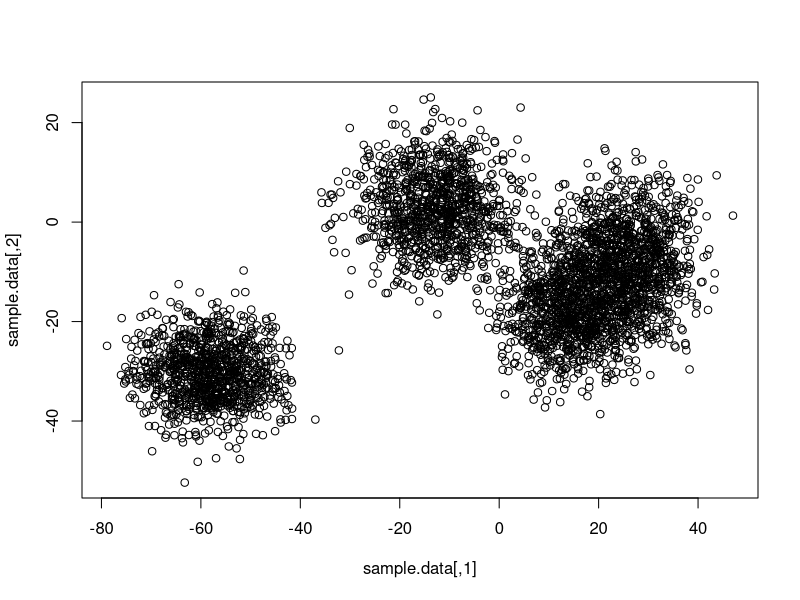
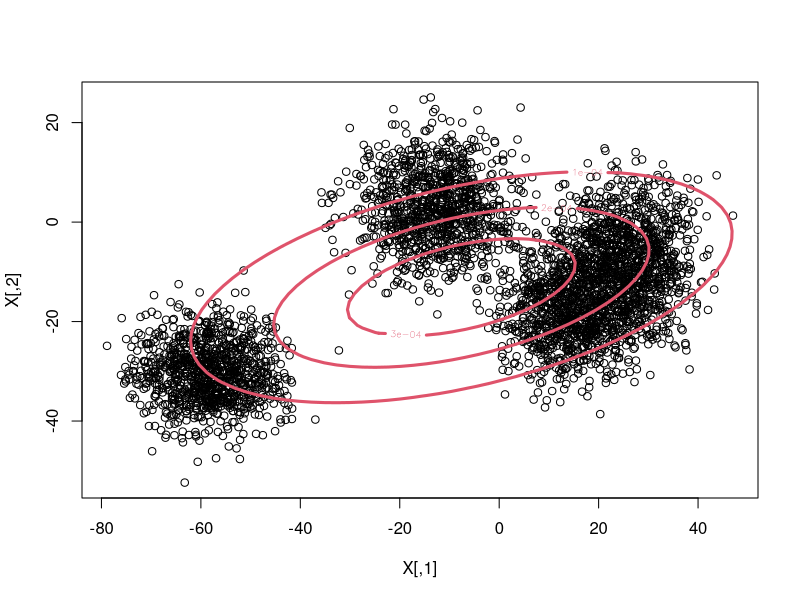
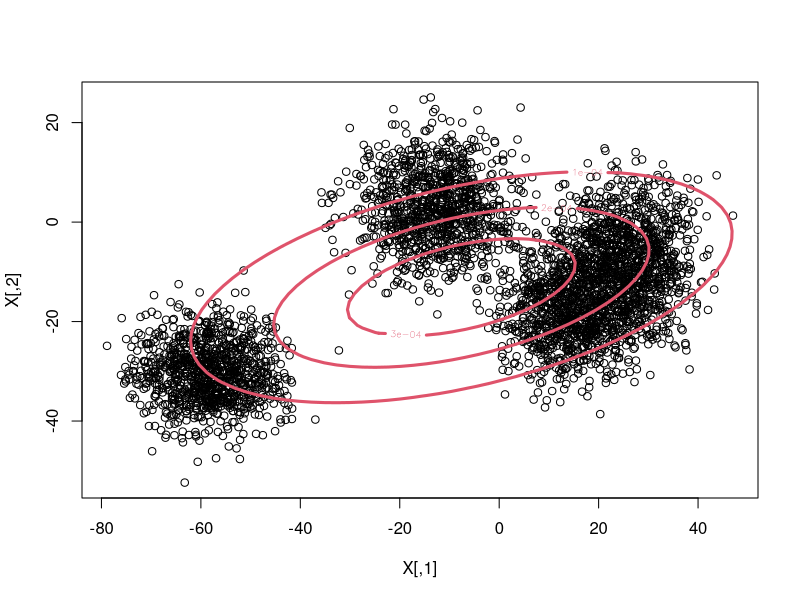
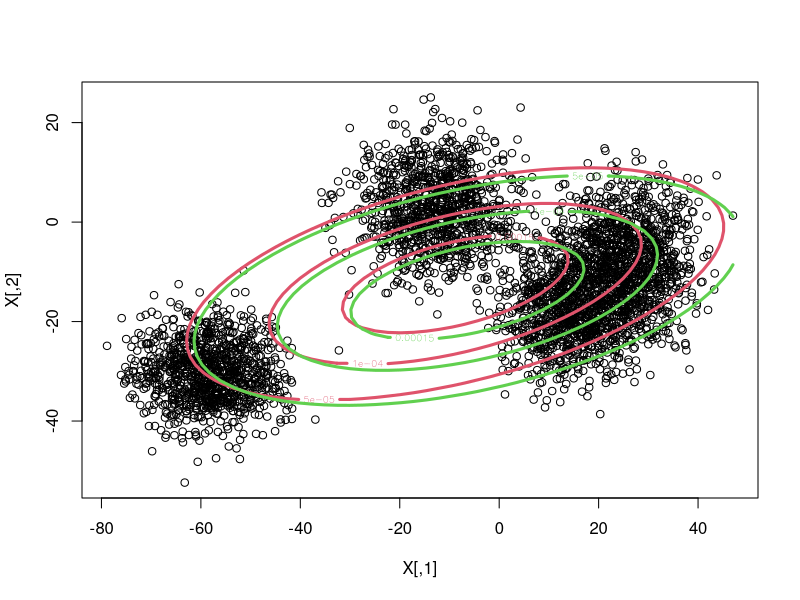
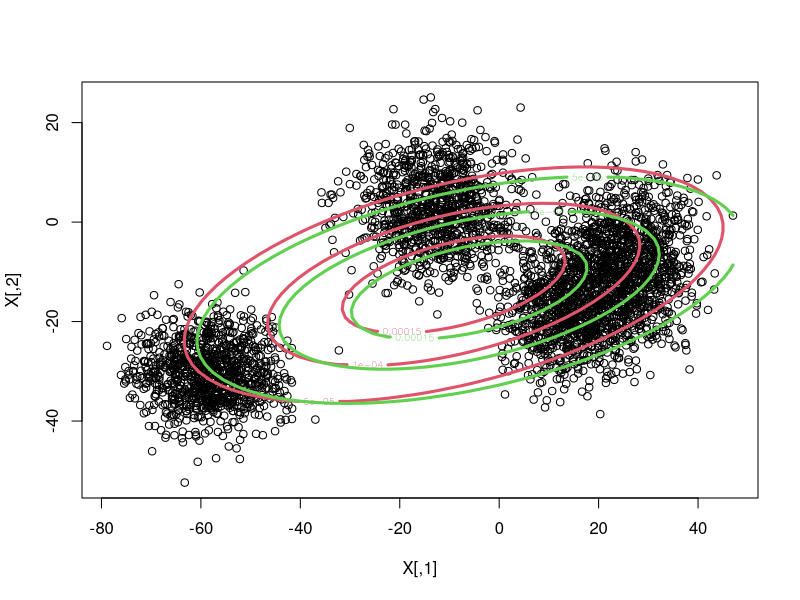
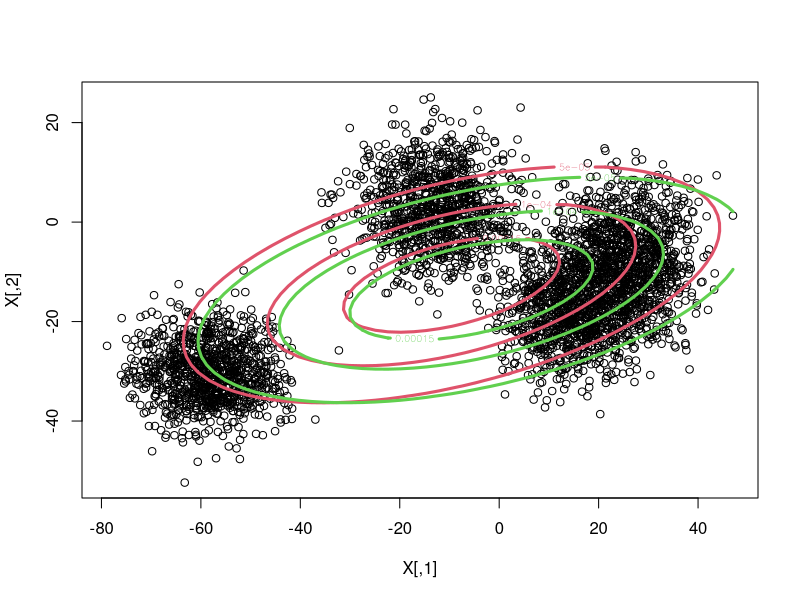
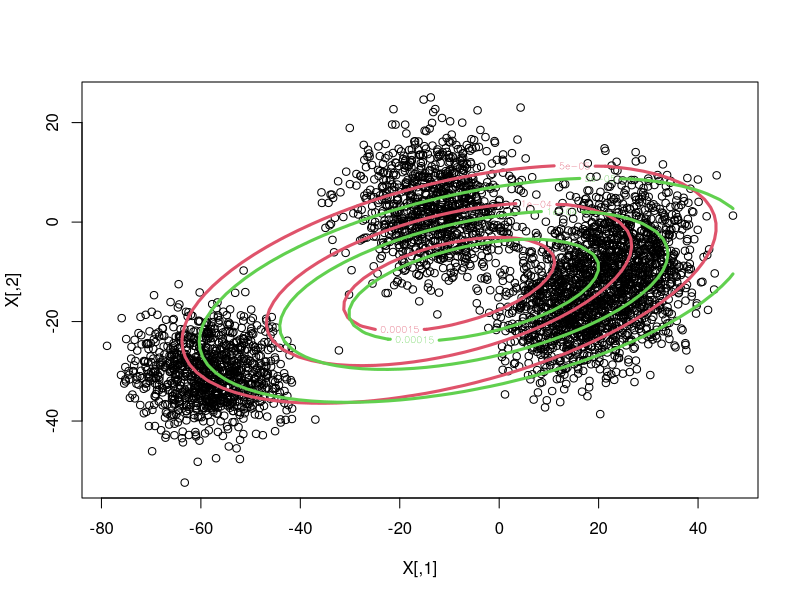
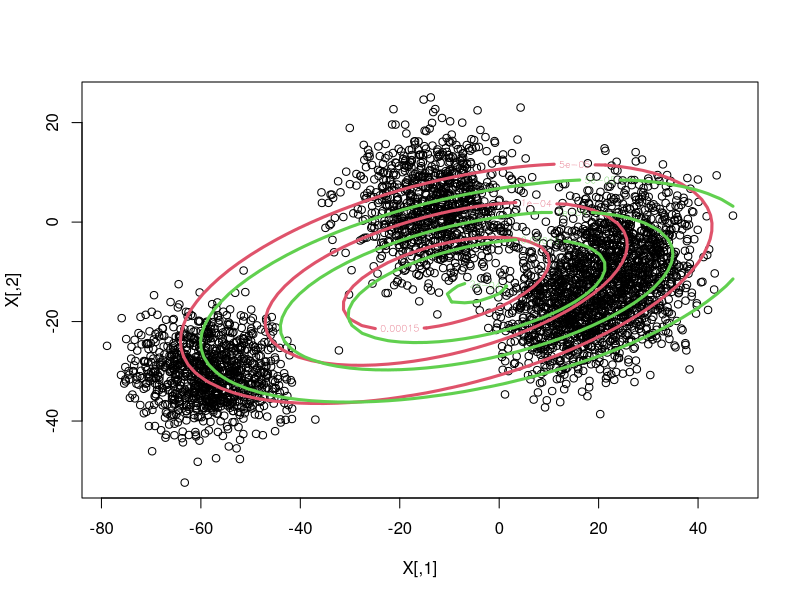

R code for these plots, in order: (Note: a time limit stopped this script after it produced the figures.)
require(MASS)
require(mvtnorm)

E.step <- function(X, phi, N) {
   h <-
   with(phi, do.call(cbind,
   lapply(1:N, function(i)
   dmvnorm(X, mu[[i]], sig[[i]]))))
   h/rowSums(h)
}

M.step <- function(X, h, N) {
  covs <- lapply(1:N, function(i) cov.wt(X, h[,i]))
  mu <- lapply(covs, "[[", "center")
  sig <- lapply(covs, "[[", "cov")
  alpha <- colMeans(h)
  list(mu = mu, sig = sig, alpha = alpha)
}

log.like <- function(X, phi, N) {
  probs <-
  with(phi, do.call(cbind,
  lapply(1:N, function(i)
  alpha[i] * dmvnorm(X, mu[[i]], sig[[i]]))))
  sum(log(rowSums(probs)))
}

plot.em <- function(X, phi, N){
  xpts <- seq((rr <- range(X[,1]))[1], rr[2], length.out=50)
  ypts <- seq((rr <- range(X[,2]))[1], rr[2], length.out=50)
  plot(X)
  for(i in 1:N) {
    mixture.contour <-
    with(phi, outer(xpts,ypts,function(x,y)
    alpha[i]*dmvnorm(cbind(x,y),mean=mu[[i]],sigma=sig[[i]])))
    contour(xpts, ypts, mixture.contour, nlevels=5, col=i+1, add=TRUE, lwd=3)
    }
    }

run.em <- function(X, N, plot = TRUE, sleep = 0.5, max.iter = 30, save=FALSE) {
  covs <- replicate(N, list(cov.wt(X[sample(nrow(X), 30),])))
  mu <- lapply(covs, "[[", "center")
  sig <- lapply(covs, "[[", "cov")
  alpha <- rep(1/N, N)
  phi <<- list(mu = mu, sig = sig, alpha = alpha)
  for(i in 1:max.iter) {
      oldphi <- phi
      h <<- E.step(X, phi, N)
      phi <<- M.step(X, h, N)
      if(plot) {
        plot.em(X, phi, N)
        if(save) {
          dev.copy(jpeg, sprintf("output/em-%02d-clusters-%02d.jpg", N, i))
          dev.off()
          }
        Sys.sleep(sleep)
        }
      if((log.like(X, phi, N) - log.like(X, oldphi, N)) < 0.01)
      break
      }
  return(list(phi = phi, aic = 2*3*N - log.like(X, phi, N)))
}

sample.data <- do.call(rbind, replicate(sample(5,1), list(rmvnorm(n=1000, rnorm(2, sd=30), diag(rgamma(2, 50))))))
plot(sample.data)
(aics <- sapply(1:6, function(i) run.em(sample.data, i, sleep=0, max.iter=30)$aic))
which.min(aics)
nrow(sample.data)
(aics <- sapply(1:10, function(i) min(replicate(5, run.em(sample.data, i, sleep=0)$aic))))
which.min(aics)
nrow(sample.data)
two.cluster.data <-
  rbind(rmvnorm(n=1000, mean=c(0,0), diag(2)*10),
  rmvnorm(n=1000, mean=c(3,0), matrix(c(5,2,2,1),2,2)))
run.em(two.cluster.data, 2, sleep=0, max.iter=100)
run.em(two.cluster.data, 2, sleep=0, max.iter=100)
km <- kmeans(two.cluster.data, 2, iter.max = 30)
plot(two.cluster.data, ylab="", xlab="", col = c("red", "blue")[km$cluster])
em.output <- run.em(two.cluster.data, 2, sleep=0, max.iter=100)
ecolor <- apply(E.step(two.cluster.data, em.output$phi, 2), 1, which.max)
plot(two.cluster.data, ylab="", xlab="", col = c("red", "blue")[ecolor])
